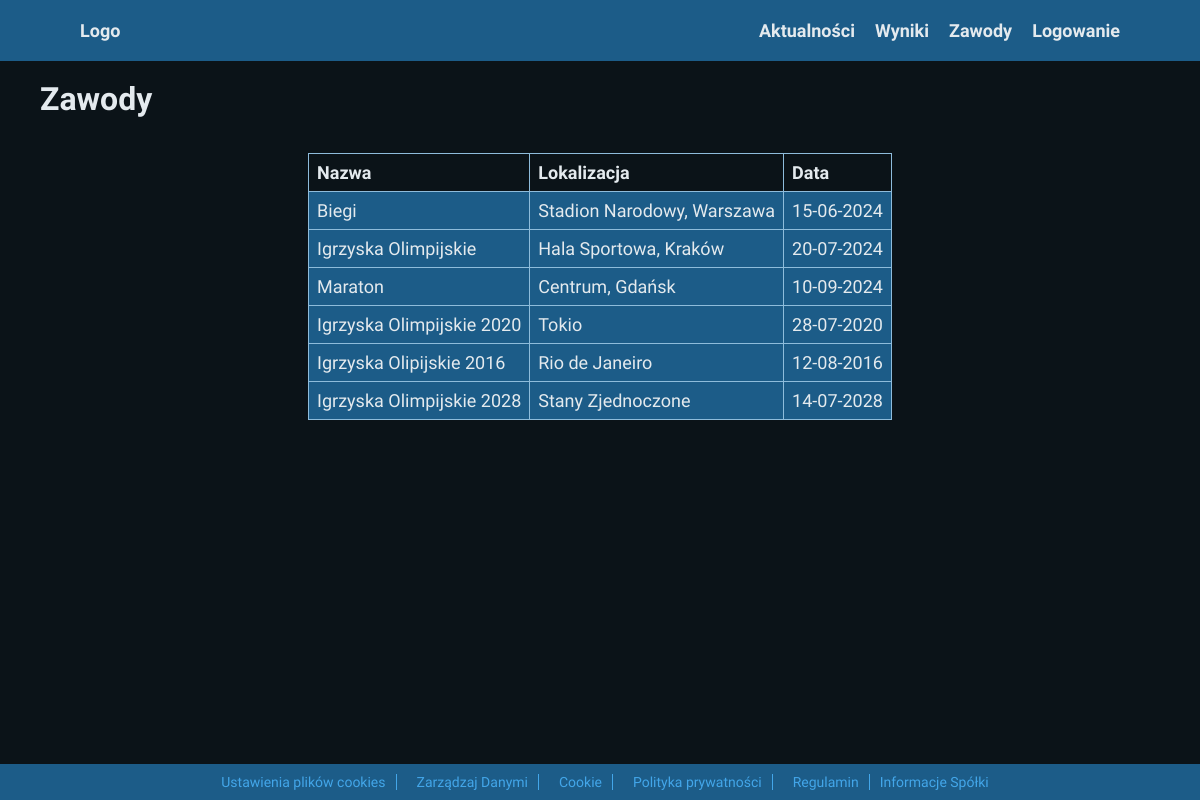
/zawody.php, run on the app's committed database.
### tables this page shows
CREATE TABLE `zawody` (
  `id_zawodow` int(11) NOT NULL,
  `nazwa` varchar(100) NOT NULL,
  `lokalizacja` varchar(100) DEFAULT NULL,
  `data` date NOT NULL,
  `id_uzytkownika` int(11) NOT NULL
);

### zawody.php (the view, shortened to what this page needs)
<?php
try {
  $polaczenie = otworz_polaczenie();
  $zapytanie_wyniki = "SELECT id_zawodow, nazwa, lokalizacja, data FROM zawody";
  $wynik_zawody = $polaczenie->query($zapytanie_wyniki);
} catch (Exception $e) {
  logError("Wystąpił błąd: " . $e->getMessage());
  die("Błąd: " . $e->getMessage());
}
?>
<!DOCTYPE html>
<html lang="en">
<head>
  <link rel="stylesheet" href="style.css" />
</head>
<body class="body">
  <header class="flexbox">
    <div class="margines-header flexbox body-bold">
      <div><a href="index.php">Logo</a></div>
      <div class="flexbox header-links">
        <div><a href="aktualności.php">Aktualności</a></div>
        <div><a href="wyniki.php">Wyniki</a></div>
        <div><a href="zawody.php">Zawody</a></div>
        <?php if (isset($_SESSION['zalogowany']) && $_SESSION['zalogowany']): ?>
          <div><a href="konto.php">Konto</a></div>
        <?php else: ?>
          <div><a href="logowanie.php">Logowanie</a></div>
        <?php endif; ?>
      </div>
    </div>
  </header>
  <main>
    <section class="flexbox wyniki">
      <div class="margines">
        <h2 class="title">Zawody</h2>
        <div class="flexbox wyniki-cont">
          <div class="wyniki-tabela">
            <table>
              <thead>
                <tr>
                  <th>Nazwa</th>
                  <th>Lokalizacja</th>
                  <th>Data</th>
                </tr>
              </thead>
              <tbody>
                <?php if ($wynik_zawody && $wynik_zawody->num_rows > 0): ?>
                  <?php while ($wiersz = $wynik_zawody->fetch_assoc()): ?>
                    <tr>
                      <td><?php echo htmlspecialchars($wiersz['nazwa']); ?></td>
                      <td><?php echo htmlspecialchars($wiersz['lokalizacja']); ?></td>
                      <td><?= date('d-m-Y', strtotime($wiersz['data'])) ?></td>
                    </tr>
                  <?php endwhile; ?>
                <?php else: ?>
                  <tr>
                    <td colspan="4">Brak danych do wyświetlenia.</td>
                  </tr>
                <?php endif; ?>
              </tbody>
            </table>
          </div>
        </div>
      </div>
    </section>
  </main>
  <footer class="flexbox">
    <div class="margines flexbox footer-cont">
      <div class="small footer-item"><a href="#">Ustawienia plików cookies</a></div>
      <div class="small footer-item"><a href="#">Zarządzaj Danymi</a></div>
      <div class="small footer-item"><a href="#">Cookie</a></div>
      <div class="small footer-item"><a href="#">Polityka prywatności</a></div>
      <div class="small footer-item"><a href="#">Regulamin</a></div>
      <div class="small"><a href="#">Informacje Spółki</a></div>
    </div>
  </footer>
</body>
</html>

### style.css (style rules this page uses)
:root { --text-color: #e4eaee; --background-color: #0b1318; --primary-color: #8ebcdb; --secondary-color: #1c5c88; --accent-color: #43a6e9; --font: "Mukta Mahee", sans-serif; }
* { margin: 0; padding: 0; box-sizing: border-box; }
html, body { height: 100%; margin: 0; display: flex; flex-direction: column; }
body { color: var(--text-color); background-color: var(--background-color); display: flex; flex-direction: column; margin-top: 70px; }
main { flex: 1; }
h1, h2, h3, h4, h5, h6 { margin-bottom: 15px; }
a { color: var(--accent-color); text-decoration: none; }
header { position: fixed; top: 0; left: 0; width: 100%; z-index: 1000; }
header a { color: var(--text-color); }
.title { font-family: var(--font); font-size: 32px; font-weight: 700; margin-top: 10px; }
.body { font-family: var(--font); font-size: 18px; font-weight: 400; }
.body-bold { font-family: var(--font); font-size: 18px; font-weight: 700; }
.small { font-family: var(--font); font-size: 14px; font-weight: 400; }
.margines-header { margin: 0px 40px; width: 100%; max-width: 2000px; justify-content: space-between !important; }
.margines { margin: 0px 40px; width: 100%; max-width: 1440px; justify-content: space-between !important; }
header { background-color: var(--secondary-color); padding: 20px 40px; }
.flexbox { display: flex; flex-direction: row; align-items: center; justify-content: center; }
.header-links div { margin-left: 20px; }
.wyniki-cont { justify-content: space-between; flex-direction: column; margin-bottom: 20px; }
.wyniki-tabela { margin-top: 20px; }
table { width: 100%; border-collapse: collapse; }
th, td { border: 1px solid var(--primary-color); padding: 8px; text-align: left; }
th { background-color: var(--background-color); }
tr { background-color: var(--secondary-color); }
footer { background-color: var(--secondary-color); text-align: center; padding: 10px 40px; width: 100%; }
.footer-cont { justify-content: center !important; gap: 10px; }
.footer-item { padding: 0px 10px; border-right: 1px solid var(--accent-color); }

### data on the page
zawody: nazwa "Biegi", lokalizacja "Stadion Narodowy, Warszawa", data "15-06-2024"
zawody: nazwa "Igrzyska Olimpijskie", lokalizacja "Hala Sportowa, Kraków", data "20-07-2024"
zawody: nazwa "Maraton", lokalizacja "Centrum, Gdańsk", data "10-09-2024"
zawody: nazwa "Igrzyska Olimpijskie 2020", lokalizacja "Tokio", data "28-07-2020"
zawody: nazwa "Igrzyska Olipijskie 2016", lokalizacja "Rio de Janeiro", data "12-08-2016"
zawody: nazwa "Igrzyska Olimpijskie 2028", lokalizacja "Stany Zjednoczone", data "14-07-2028"
